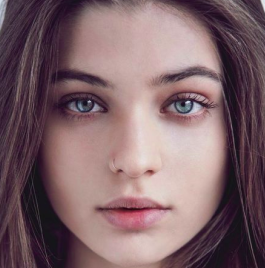
#> input picture assets/we.png, 265 x 268 px, found by its file name
$ python sad.py
#> lines starting #> are read from the running program, lines starting #| are printed output that depends on the picture; after the words box and inside, x2 and y2 are one past the last pixel; in counts of white or black regions, pixels touching at a corner belong together
import numpy as np
import cv2

# multiple cascades: https://github.com/Itseez/opencv/tree/master/data/haarcascades

#https://github.com/Itseez/opencv/blob/master/data/haarcascades/haarcascade_frontalface_default.xml
face_cascade = cv2.CascadeClassifier('other/haarcascade_frontalface_default.xml')
#https://github.com/Itseez/opencv/blob/master/data/haarcascades/haarcascade_eye.xml
eye_cascade = cv2.CascadeClassifier('other/haarcascade_eye.xml')

def zoom(img, zoom_factor= .5):
		return cv2.resize(img, None, fx=zoom_factor, fy=zoom_factor)

img = zoom(cv2.imread('assets/we.png'))
#> in zoom, `return cv2.resize(img, None, fx=zoom_factor, fy=zoom_factor)`:
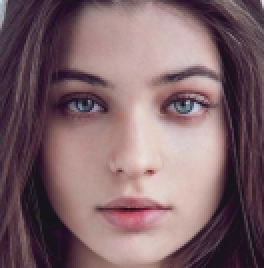
#> returned value: shape (134, 132, 3) (shown 2 times larger); mean of channels 0, 1, 2 105.1, 100, 126.4; drawn as B, G, R
gray = cv2.cvtColor(img, cv2.COLOR_BGR2GRAY)
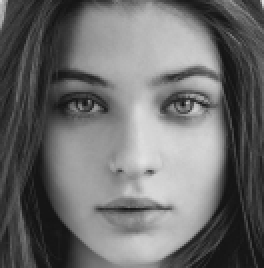
#> gray: shape (134, 132) (shown 2 times larger); min 19, max 225, mean 108.5
faces = face_cascade.detectMultiScale(gray, 1.3,5)
#> faces = [[8, 10, 115, 115]]

for (x,y,w,h) in faces:
	cv2.rectangle(img,(x,y),(x+w,y+h),(255,1,2),1)
	roi_gray = gray[y:y+h, x:x+w]
	roi_color = img[y:y+h, x:x+w]

	eyes = eye_cascade.detectMultiScale(roi_gray)
	for (ex,ey,ew,eh) in eyes:
			cv2.rectangle(roi_color,(ex,ey),(ex+ew,ey+eh),(0,255,0),1)
#> this loop made 1 pass
#> (x, y, w, h, eyes) on pass 1: (8, 10, 115, 115, [[66, 26, 32, 32], [17, 27, 31, 31]])
#> pass 1, `roi_gray = gray[y:y+h, x:x+w]`:
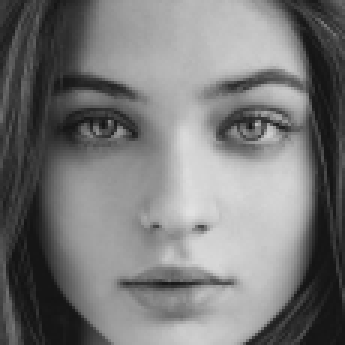
#> roi_gray: shape (115, 115) (shown 3 times larger); min 19, max 225, mean 120.5
#> pass 1, `roi_color = img[y:y+h, x:x+w]`:
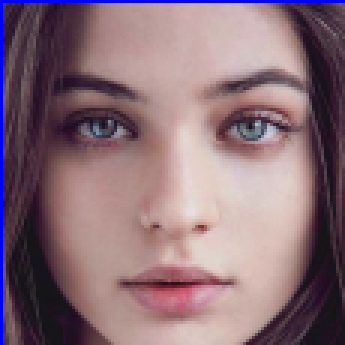
#> roi_color: shape (115, 115, 3) (shown 3 times larger); mean B, G, R 118.2, 110.4, 137.8
#> after the loop:
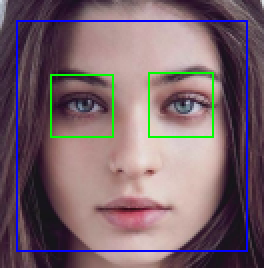
#> img: shape (134, 132, 3) (shown 2 times larger); 4.03% of pixels changed, all inside (x1, y1, x2, y2) = (8, 10, 124, 126)
#> after the loop:
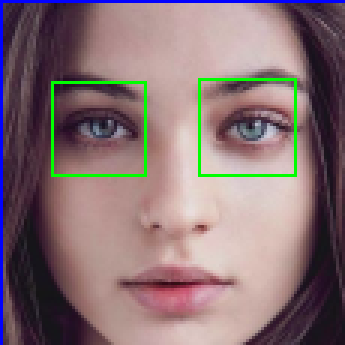
#> roi_color: shape (115, 115, 3) (shown 3 times larger); 1.91% of pixels changed, all inside (x1, y1, x2, y2) = (17, 26, 99, 59)

x,y,w,h = faces[0]
#> x = 8; y = 10; w = 115; h = 115

only_face = img[y:y+h, x:x+w]

cv2.imshow('img',img)
k = cv2.waitKey(0)
#> (key Esc is pressed here)

cv2.destroyAllWindows()

$ run again, with assets/test1.jpg saved as assets/we.png
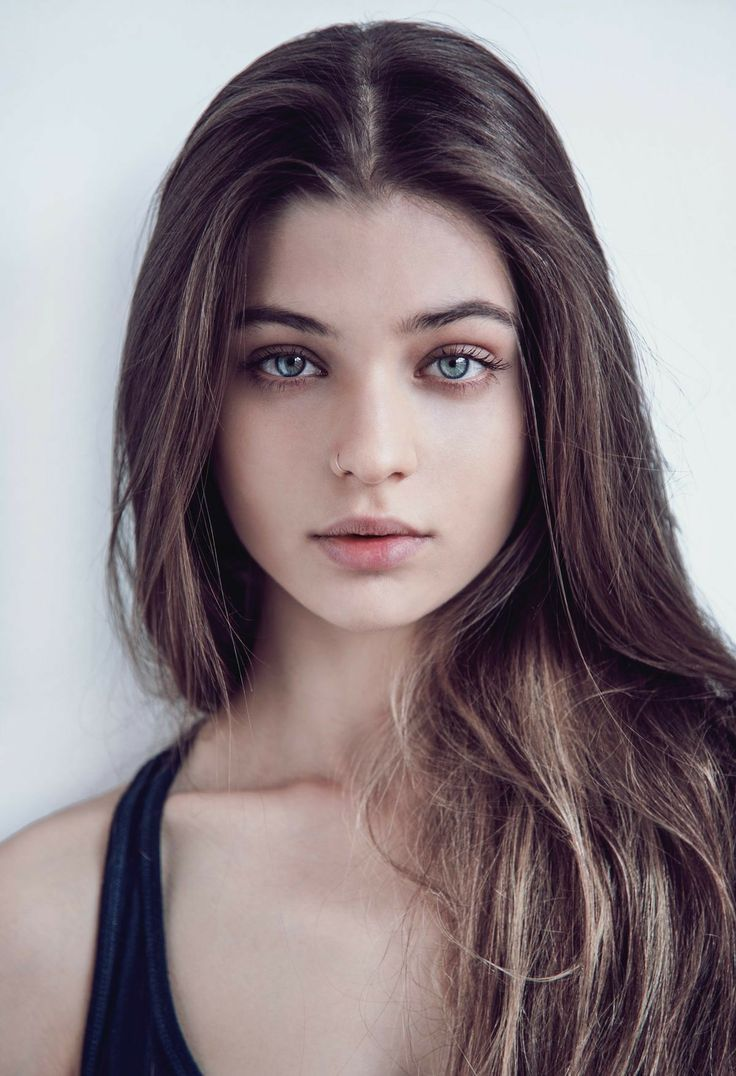
#> input picture assets/test1.jpg, 736 x 1076 px, found by its file name
#> faces = [[76, 100, 217, 217]]
#> the loop `for (x,y,w,h) in faces:` made 1 pass
#> (x, y, w, h, eyes) on pass 1: (76, 100, 217, 217, [[43, 58, 49, 49], [123, 57, 50, 50]])
#> after the loop `for (x,y,w,h) in faces:`:
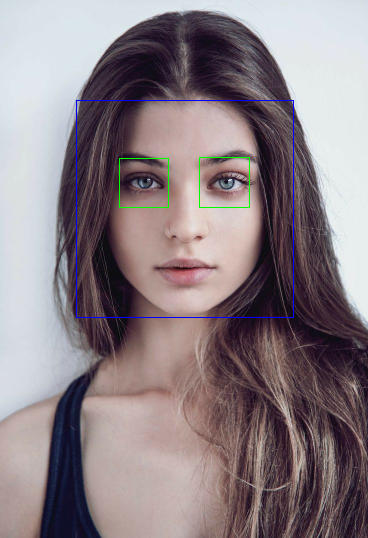
#> img: shape (538, 368, 3); mean B, G, R 132.4, 127.7, 139.4
#> after the loop `for (x,y,w,h) in faces:`:
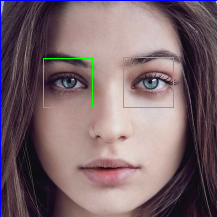
#> roi_color: shape (217, 217, 3); mean B, G, R 105.7, 102.6, 122.3
#> `x,y,w,h = faces[0]`: x = 76; y = 100; w = 217
